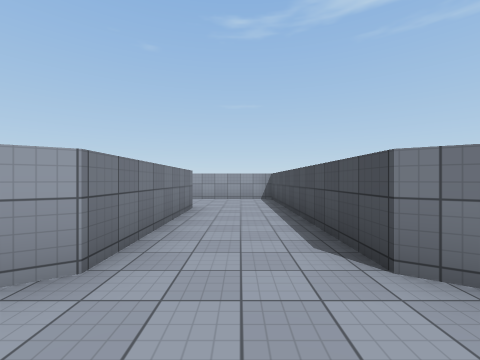
view 1 (above)

24 first-person views from a walk through a Unity game level. The camera is 1.5 m above the floor, looks level and sees 90° across. The floor is counted in squares, 2 m on a side. Each view is taken from the middle of a square. On the plan, view 1 faces up. The plan holds only what a view shows up to about 9 squares ahead; the rest is blank. The place goes on beyond the plan. The player character is not drawn. Surface patterns are stand-ins for the level's own textures.

view 2
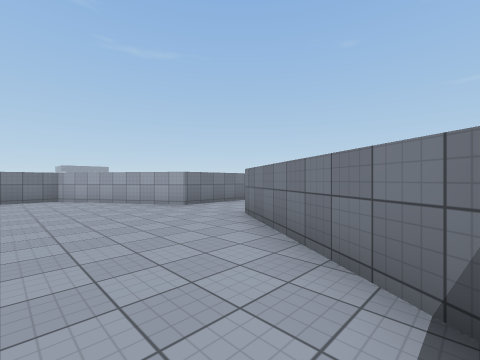

view 3
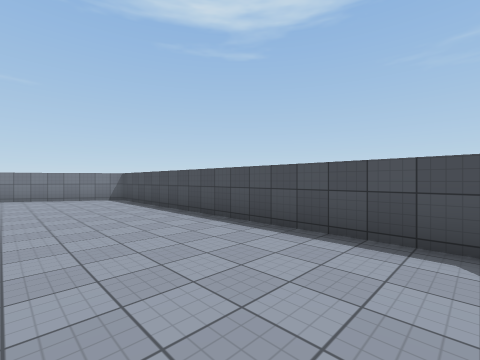

view 4
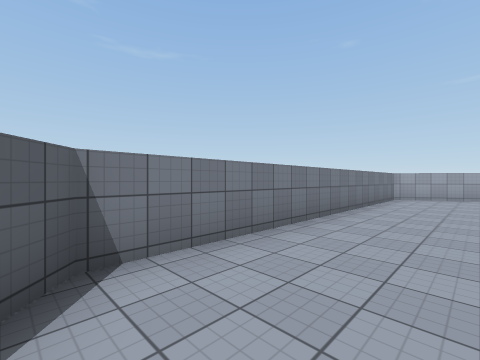

view 5
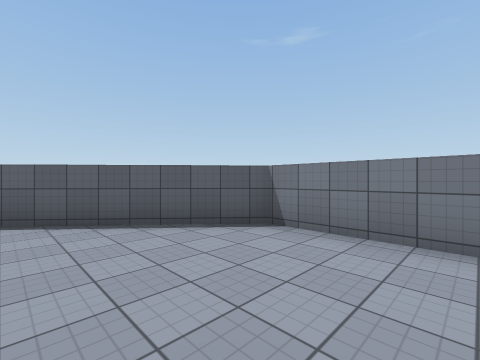

view 6
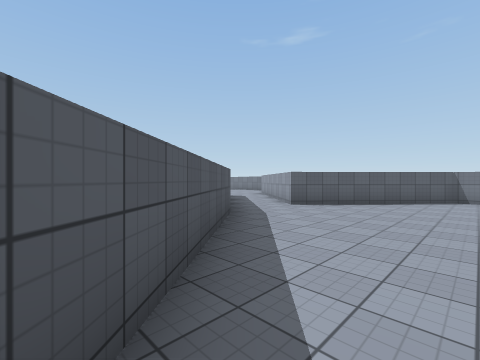

view 7
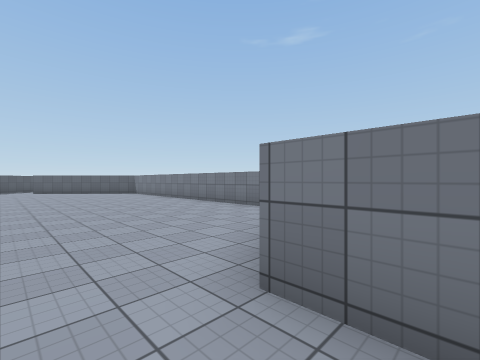

view 8
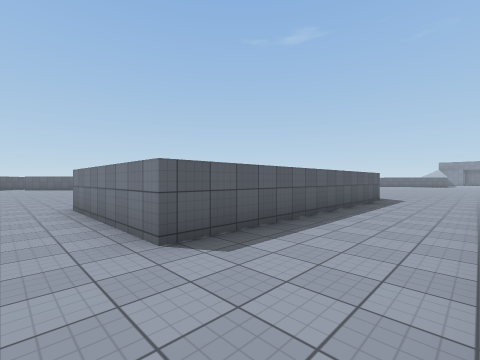

view 9
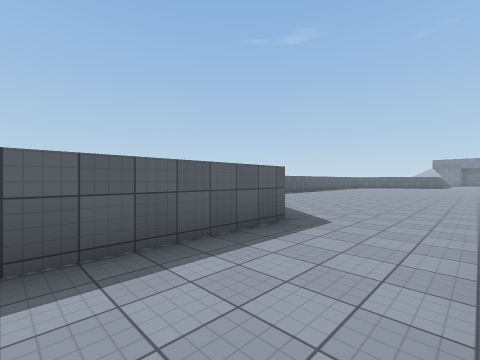

view 10
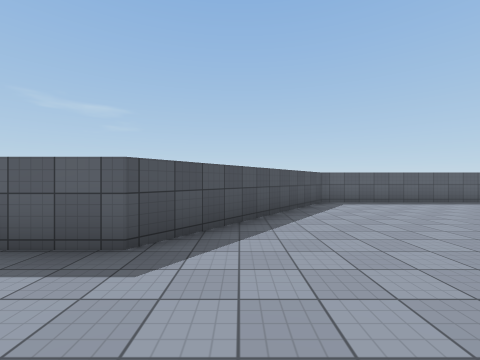

view 11
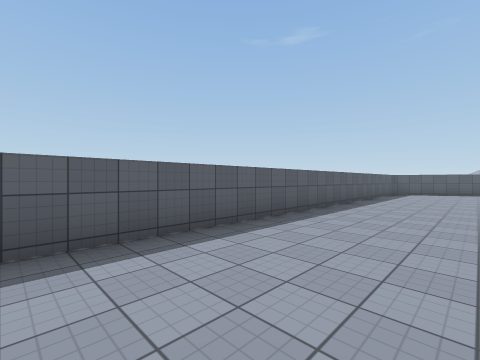

view 12
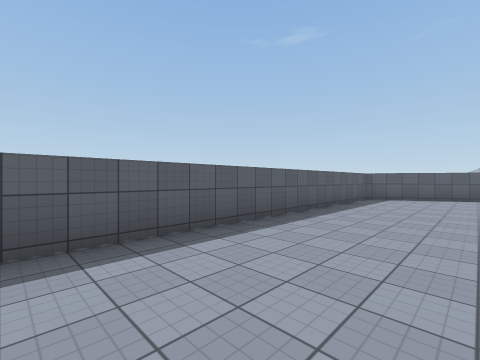

view 13
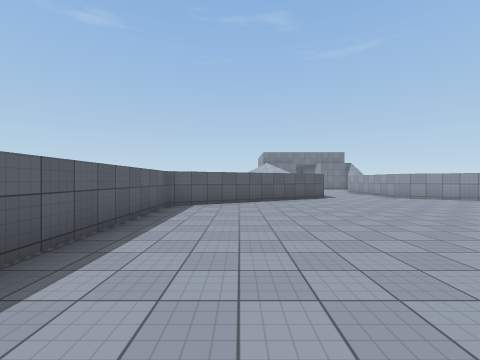

view 14
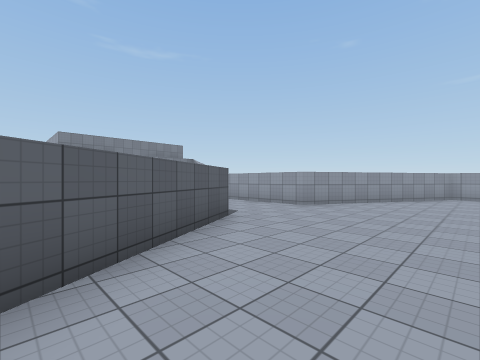

view 15
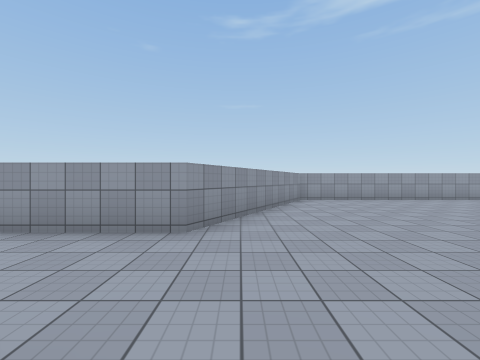

view 16
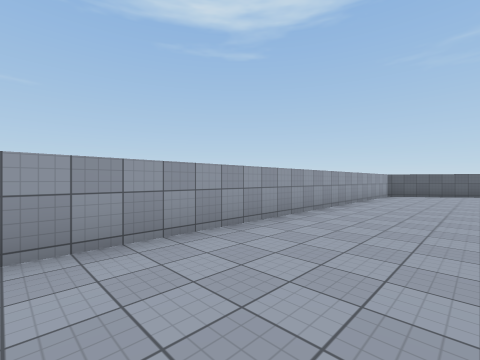

view 17
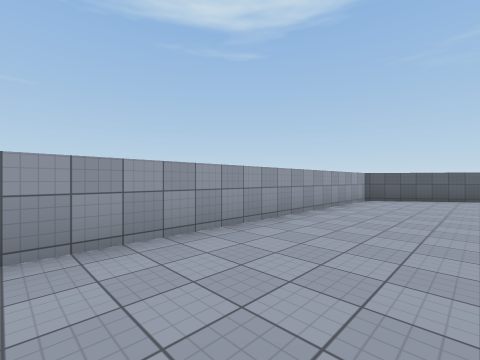

view 18
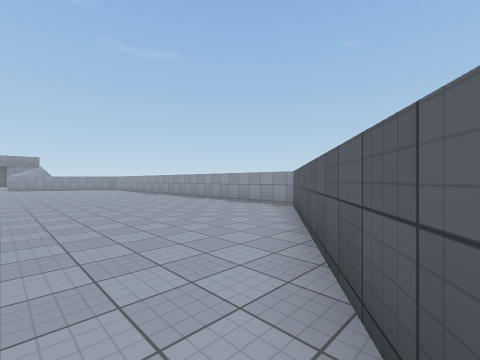

view 19
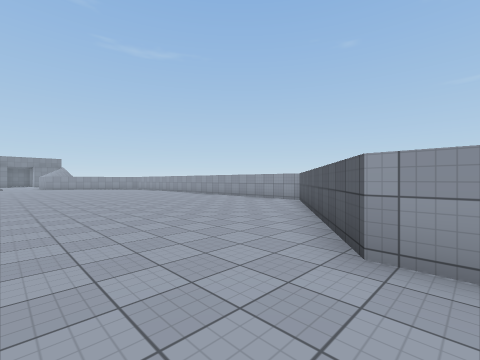

view 20
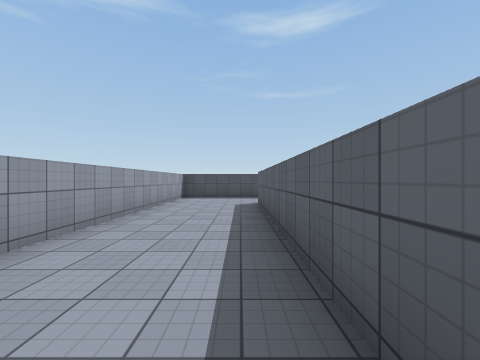

view 21
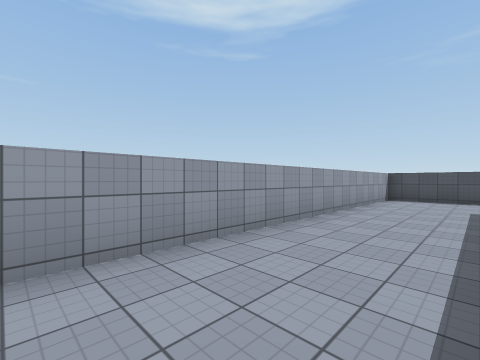

view 22
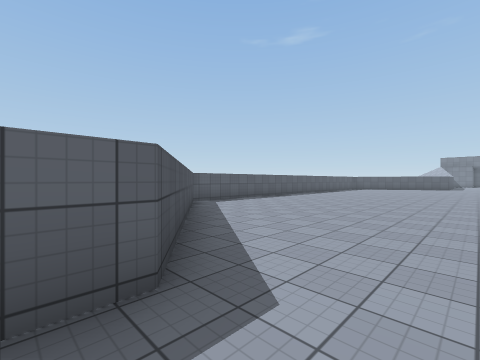

view 23
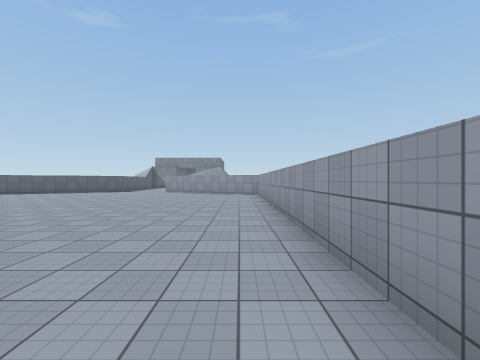

view 24
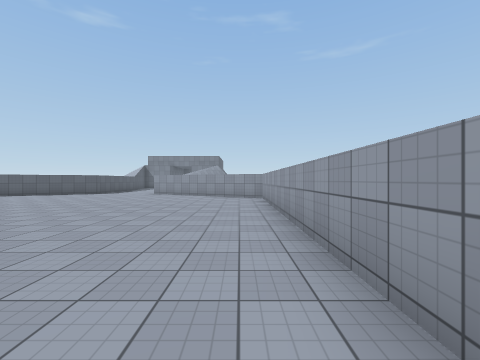

### Floor plan
Points are (right, up) in squares from view 1. A wall is a line through its corners. A room is listed if a view was taken in it or the views show most of it. See-through windows are left out.
Room 1 (views 1, 2, 3, 4, 5, 6)
walls: (5.2, -10) (5.2, -0.6) (1.2, 1.9); (3.1, -12.5) (5.1, -10.7); (-3, 0.8) (-5.3, -0.6) (-5.3, -10.6) (-3, -12.5)
ways out: opening at (-0.5, 1.2) to room 2
Room 2 (views 7, 8, 9, 10, 11, 12, 13, 14, 15, 16, 17, 18, 19, 20, 21, 22, 23, 24)
walls: (-31.8, 6.5) (-28.8, 0.9) (-13.8, 0.9) (-9.8, 6.4) (-1.3, 6.4) (-1.3, 1.9) (-3, 0.8); (1.2, 1.9) (1.2, 9.4) (-9.8, 9.4) (-13.8, 14.9) (-28.8, 14.9) (-31.8, 9.4) (-34.5, 9.4)
ways out: opening at (-0.5, 1.2) to room 1

Positions as (right, up) in squares from view 1, and headings:
1: (0, 0), facing up
2: (5, -2), facing up-left
3: (2, -10), facing up-right
4: (-3, -11), facing up-left
5: (-2, -8), facing down-left
6: (5, -10), facing down-left
7: (0, 3), facing down-left
8: (0, 9), facing down-left
9: (-6, 9), facing down-left
10: (-11, 9), facing down
11: (-15, 4), facing down-left
12: (-19, 4), facing down-left
13: (-22, 3), facing left
14: (-28, 3), facing up-left
15: (-31, 6), facing up
16: (-26, 12), facing up-right
17: (-23, 12), facing up-right
18: (-10, 9), facing up-left
19: (-9, 7), facing up-left
20: (-9, 7), facing right
21: (-9, 7), facing up-right
22: (-9, 8), facing down-left
23: (-17, 14), facing left
24: (-19, 14), facing left
